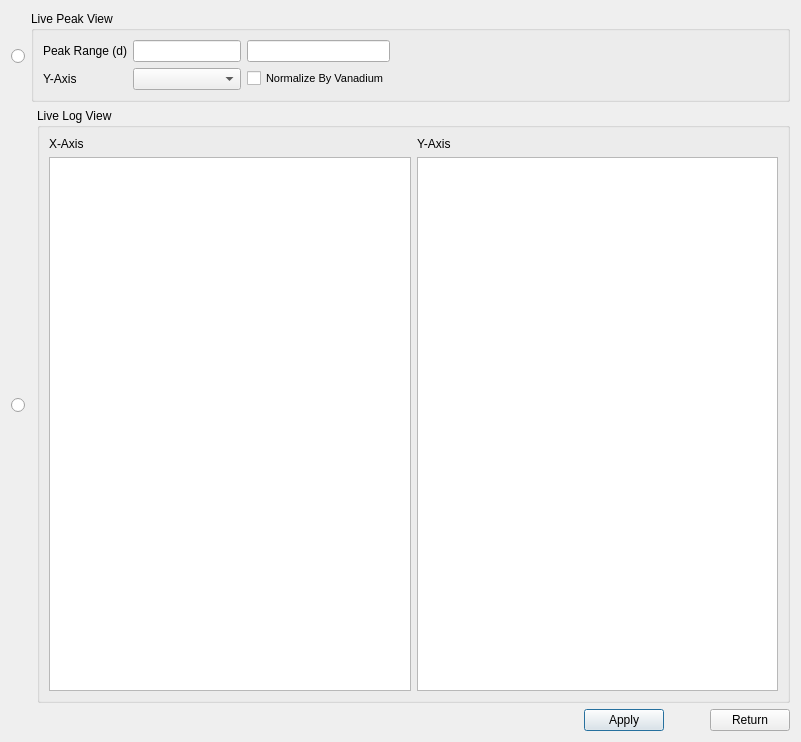
<?xml version="1.0" encoding="UTF-8"?>
<ui version="4.0">
 <class>Dialog</class>
 <widget class="QDialog" name="Dialog">
  <property name="geometry">
   <rect>
    <x>0</x>
    <y>0</y>
    <width>801</width>
    <height>742</height>
   </rect>
  </property>
  <property name="windowTitle">
   <string>Dialog</string>
  </property>
  <layout class="QGridLayout" name="gridLayout_2">
   <item row="0" column="0">
    <widget class="QRadioButton" name="radioButton_calculatePeak">
     <property name="text">
      <string/>
     </property>
    </widget>
   </item>
   <item row="0" column="1" colspan="2">
    <widget class="QGroupBox" name="groupBox_livePeakView">
     <property name="title">
      <string>Live Peak View</string>
     </property>
     <layout class="QGridLayout" name="gridLayout">
      <item row="0" column="2">
       <widget class="QLineEdit" name="lineEdit_dMaxPeakIntegrate">
        <property name="sizePolicy">
         <sizepolicy hsizetype="Preferred" vsizetype="Fixed">
          <horstretch>0</horstretch>
          <verstretch>0</verstretch>
         </sizepolicy>
        </property>
       </widget>
      </item>
      <item row="0" column="0">
       <widget class="QLabel" name="label_3">
        <property name="text">
         <string>Peak Range (d)</string>
        </property>
       </widget>
      </item>
      <item row="0" column="1">
       <widget class="QLineEdit" name="lineEdit_minDPeakIntegrate">
        <property name="sizePolicy">
         <sizepolicy hsizetype="Preferred" vsizetype="Fixed">
          <horstretch>0</horstretch>
          <verstretch>0</verstretch>
         </sizepolicy>
        </property>
       </widget>
      </item>
      <item row="1" column="1">
       <widget class="QComboBox" name="comboBox_peakY"/>
      </item>
      <item row="0" column="4">
       <spacer name="horizontalSpacer_3">
        <property name="orientation">
         <enum>Qt::Horizontal</enum>
        </property>
        <property name="sizeHint" stdset="0">
         <size>
          <width>40</width>
          <height>20</height>
         </size>
        </property>
       </spacer>
      </item>
      <item row="1" column="2">
       <widget class="QCheckBox" name="checkBox_normByVan">
        <property name="font">
         <font>
          <pointsize>8</pointsize>
         </font>
        </property>
        <property name="text">
         <string>Normalize By Vanadium</string>
        </property>
       </widget>
      </item>
      <item row="1" column="0">
       <widget class="QLabel" name="label_4">
        <property name="text">
         <string>Y-Axis</string>
        </property>
       </widget>
      </item>
     </layout>
    </widget>
   </item>
   <item row="1" column="0" colspan="2">
    <widget class="QRadioButton" name="radioButton_viewSampleLog">
     <property name="text">
      <string/>
     </property>
    </widget>
   </item>
   <item row="1" column="2">
    <widget class="QGroupBox" name="groupBox_sampleLogView">
     <property name="title">
      <string>Live Log View</string>
     </property>
     <layout class="QGridLayout" name="gridLayout_3">
      <item row="1" column="0">
       <widget class="LogSelectorTable" name="tableWidget_AxisX"/>
      </item>
      <item row="1" column="1">
       <widget class="LogSelectorTable" name="tableWidget_AxisY"/>
      </item>
      <item row="0" column="0">
       <widget class="QLabel" name="label">
        <property name="text">
         <string>X-Axis</string>
        </property>
       </widget>
      </item>
      <item row="0" column="1">
       <widget class="QLabel" name="label_2">
        <property name="text">
         <string>Y-Axis</string>
        </property>
       </widget>
      </item>
     </layout>
    </widget>
   </item>
   <item row="2" column="2">
    <layout class="QHBoxLayout" name="horizontalLayout">
     <item>
      <spacer name="horizontalSpacer_2">
       <property name="orientation">
        <enum>Qt::Horizontal</enum>
       </property>
       <property name="sizeHint" stdset="0">
        <size>
         <width>40</width>
         <height>20</height>
        </size>
       </property>
      </spacer>
     </item>
     <item>
      <widget class="QPushButton" name="pushButton_apply">
       <property name="text">
        <string>Apply</string>
       </property>
      </widget>
     </item>
     <item>
      <spacer name="horizontalSpacer">
       <property name="orientation">
        <enum>Qt::Horizontal</enum>
       </property>
       <property name="sizeType">
        <enum>QSizePolicy::Preferred</enum>
       </property>
       <property name="sizeHint" stdset="0">
        <size>
         <width>40</width>
         <height>20</height>
        </size>
       </property>
      </spacer>
     </item>
     <item>
      <widget class="QPushButton" name="pushButton_quit">
       <property name="text">
        <string>Return</string>
       </property>
      </widget>
     </item>
    </layout>
   </item>
  </layout>
 </widget>
 <customwidgets>
  <customwidget>
   <class>LogSelectorTable</class>
   <extends>QTableWidget</extends>
   <header>LiveDataWidgets.h</header>
  </customwidget>
 </customwidgets>
 <resources/>
 <connections/>
</ui>
